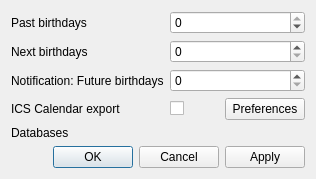
<?xml version="1.0" encoding="UTF-8"?>
<ui version="4.0">
 <class>Dialog</class>
 <widget class="QDialog" name="Dialog">
  <property name="geometry">
   <rect>
    <x>0</x>
    <y>0</y>
    <width>316</width>
    <height>178</height>
   </rect>
  </property>
  <property name="windowTitle">
   <string>Preferences</string>
  </property>
  <layout class="QVBoxLayout" name="verticalLayout">
   <item>
    <layout class="QFormLayout" name="displayFormLayout">
     <property name="fieldGrowthPolicy">
      <enum>QFormLayout::AllNonFixedFieldsGrow</enum>
     </property>
     <property name="formAlignment">
      <set>Qt::AlignLeading|Qt::AlignLeft|Qt::AlignVCenter</set>
     </property>
     <item row="0" column="0">
      <widget class="QLabel" name="pastLabel">
       <property name="text">
        <string>Past birthdays</string>
       </property>
      </widget>
     </item>
     <item row="1" column="0">
      <widget class="QLabel" name="nextLabel">
       <property name="text">
        <string>Next birthdays</string>
       </property>
      </widget>
     </item>
     <item row="2" column="0">
      <widget class="QLabel" name="notifyNextLabel">
       <property name="text">
        <string>Notification: Future birthdays</string>
       </property>
      </widget>
     </item>
     <item row="3" column="0">
      <widget class="QLabel" name="icsExportLabel">
       <property name="text">
        <string>ICS Calendar export</string>
       </property>
      </widget>
     </item>
     <item row="0" column="1">
      <widget class="QSpinBox" name="pastSpinBox">
       <property name="minimum">
        <number>-30</number>
       </property>
       <property name="maximum">
        <number>0</number>
       </property>
       <property name="singleStep">
        <number>1</number>
       </property>
      </widget>
     </item>
     <item row="1" column="1">
      <widget class="QSpinBox" name="nextSpinBox"/>
     </item>
     <item row="2" column="1">
      <widget class="QSpinBox" name="notifyNextSpinBox"/>
     </item>
     <item row="3" column="1">
      <layout class="QHBoxLayout" name="icsExportLayout">
       <item>
        <widget class="QCheckBox" name="icsExportCheckBox">
         <property name="text">
          <string/>
         </property>
        </widget>
       </item>
       <item>
        <widget class="QPushButton" name="icsExportButton">
         <property name="text">
          <string>Preferences</string>
         </property>
        </widget>
       </item>
      </layout>
     </item>
     <item row="4" column="0">
      <widget class="QLabel" name="databasesLabel">
       <property name="text">
        <string>Databases</string>
       </property>
      </widget>
     </item>
     <item row="4" column="1">
      <layout class="QVBoxLayout" name="databasesLayout"/>
     </item>
    </layout>
   </item>
   <item>
    <widget class="QDialogButtonBox" name="buttonBox">
     <property name="orientation">
      <enum>Qt::Horizontal</enum>
     </property>
     <property name="standardButtons">
      <set>QDialogButtonBox::Apply|QDialogButtonBox::Cancel|QDialogButtonBox::Ok</set>
     </property>
    </widget>
   </item>
  </layout>
 </widget>
 <resources/>
 <connections>
  <connection>
   <sender>buttonBox</sender>
   <signal>accepted()</signal>
   <receiver>Dialog</receiver>
   <slot>accept()</slot>
   <hints>
    <hint type="sourcelabel">
     <x>248</x>
     <y>254</y>
    </hint>
    <hint type="destinationlabel">
     <x>157</x>
     <y>274</y>
    </hint>
   </hints>
  </connection>
  <connection>
   <sender>buttonBox</sender>
   <signal>rejected()</signal>
   <receiver>Dialog</receiver>
   <slot>reject()</slot>
   <hints>
    <hint type="sourcelabel">
     <x>316</x>
     <y>260</y>
    </hint>
    <hint type="destinationlabel">
     <x>286</x>
     <y>274</y>
    </hint>
   </hints>
  </connection>
 </connections>
</ui>
